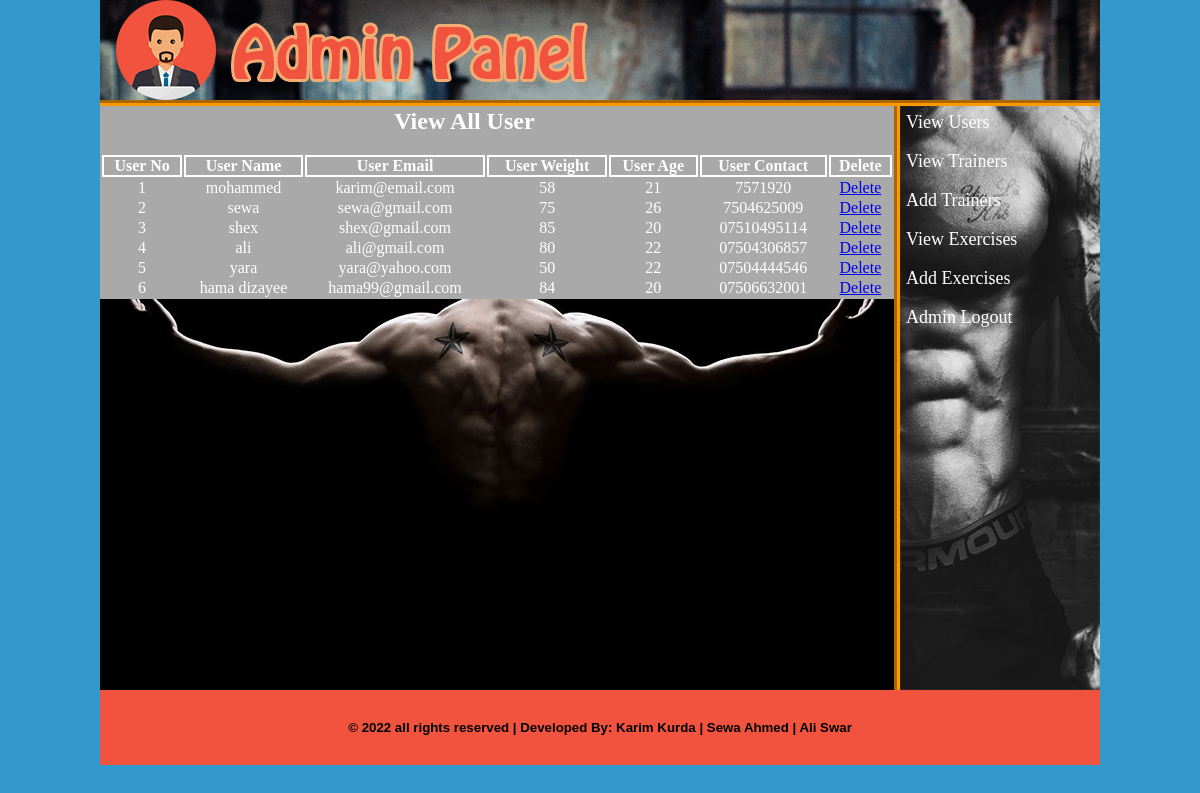
Page /admin/index.php?view_users (signed in) on the committed database.
### tables this page shows
CREATE TABLE `users` (
  `user_id` int(10) NOT NULL,
  `user_name` varchar(20) NOT NULL,
  `user_email` varchar(30) NOT NULL,
  `user_pass` varchar(20) NOT NULL,
  `user_weight` int(10) NOT NULL,
  `user_age` int(10) NOT NULL,
  `user_contact` varchar(20) NOT NULL
);

### admin/view_users.php (the view, shortened to what this page needs)
<html>
<head>
</head>
<body>
	<table align="center" width="794" style="color:white;">
		<tr align="center">
			<td colspan="6"><h2>View All User</h2><br></td>
		</tr>
		<tr>
			<th>User No</th>
			<th>User Name</th>
			<th>User Email</th>
			<th>User Weight</th>
			<th>User Age</th>
			<th>User Contact</th>
			<th>Delete</th>
		</tr>
		<?php
		$i=0;
			$sel_user="SELECT * FROM users";
			$run_user=mysqli_query($con, $sel_user);
			while ($row_user=mysqli_fetch_array($run_user)) {
				$user_id=$row_user['user_id'];
				$user_name=$row_user['user_name'];
				$user_email=$row_user['user_email'];
				$user_weight=$row_user['user_weight'];
				$user_age=$row_user['user_age'];
				$user_contact=$row_user['user_contact'];
				$i++;
		?>
		<tr align="center">
			<td><?php echo $i; ?></td>
			<td><?php echo $user_name; ?></td>
			<td><?php echo $user_email; ?></td>
			<td><?php echo $user_weight; ?></td>
			<td><?php echo $user_age; ?></td>
			<td><?php echo $user_contact; ?></td>
			<td><a href="index.php?delete_user=<?php echo $user_id; ?>">Delete</a></td>
		</tr>
		<?php } ?>
	</table>
</body>
</html>

### admin/styles/style.css (style rules this page uses)
html, body, div, span, applet, object, iframe, h1, h2, h3, h4, h5, h6, p, blockquote, pre, a, abbr, acronym, address, big, cite, code, del, dfn, em, img, ins, kbd, q, s, samp, small, strike, strong, sub, sup, tt, var, b, u, i, center, dl, dt, dd, ol, ul, li, fieldset, form, label, legend, table, caption, tbody, tfoot, thead, tr, th, td, article, aside, canvas, details, embed, figure, figcaption, footer, header, hgroup, menu, nav, output, ruby, section, summary, time, mark, audio, video { margin: 0; padding: 0; border: 0; vertical-align: baseline; }
body { background-color: #39C; background-repeat: no-repeat; }

### admin/view_users.php (style rules this page uses)
table { background-color: darkgrey; }
tr,th { border: 2px solid white; }

### rows in the picture
users: user_name "mohammed", user_email "karim@email.com", user_weight "58", user_age "21", user_contact "7571920"
users: user_name "sewa", user_email "sewa@gmail.com", user_weight "75", user_age "26", user_contact "7504625009"
users: user_name "shex", user_email "shex@gmail.com", user_weight "85", user_age "20", user_contact "07510495114"
users: user_name "ali", user_email "ali@gmail.com", user_weight "80", user_age "22", user_contact "07504306857"
users: user_name "yara", user_email "yara@yahoo.com", user_weight "50", user_age "22", user_contact "07504444546"
users: user_name "hama dizayee", user_email "hama99@gmail.com", user_weight "84", user_age "20", user_contact "07506632001"
